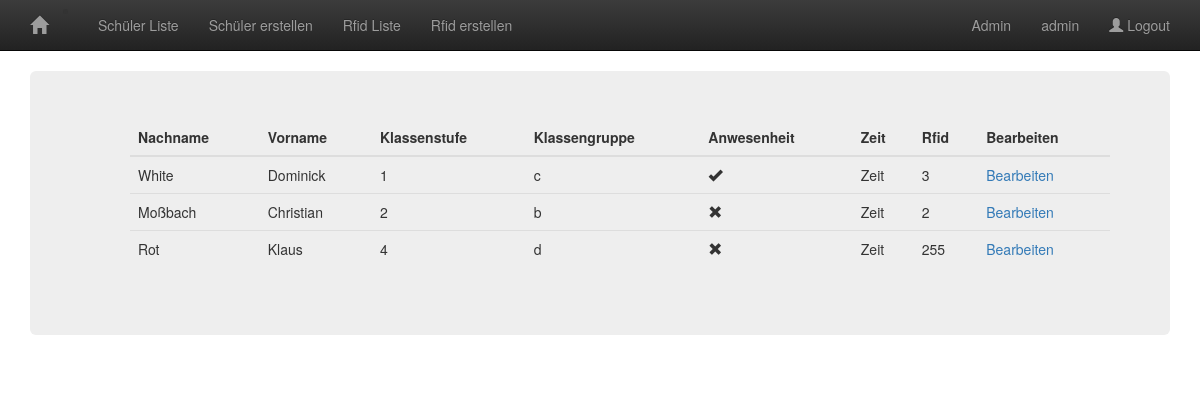
Screenshot of /schüler_liste (signed in) with the database file from the repository.
### anmelden/models.py (models this page shows, shortened)
class Schüler(models.Model):
    vorname = models.CharField(max_length=50)
    nachname = models.CharField(max_length=50)
    klassenstufe = models.IntegerField()
    klassengruppe = models.CharField(max_length=1)
    rfid = models.ForeignKey(Rfid)
    anwesend = models.BooleanField()

class Rfid(models.Model):
    rfid_nr = models.BigIntegerField()
    def __str__(self):
        return "{}".format(self.id)

### anmelden/templates/anmelden/schüler_liste.html (shortened to what this page needs)
<!DOCTYPE html>
{% extends "base.html" %}
{% load bootstrap3 %}
{% load staticfiles %}
{% block content %}
<ul>
  {% for schüler in schülers %}
    {% if forloop.first %}
      <table class="table table-hover">
        <thead>
          <th>Nachname</th>
          <th>Vorname</th>
          <th>Klassenstufe</th>
          <th>Klassengruppe</th>
          <th>Anwesenheit</th>
          <th>Zeit</th>
          <th>Rfid</th>
          <th>Bearbeiten</th>
        </thead>
        <tbody>
  {% endif %}
  <tr>
    <td>{{ schüler.nachname }}</td>
    <td>{{ schüler.vorname }}</td>
    <td>{{ schüler.klassenstufe }}</td>
    <td>{{ schüler.klassengruppe }}</td>
    <td>{% if schüler.anwesend %} <span class="glyphicon glyphicon-ok"></span>
       {% else %} <span class="glyphicon glyphicon-remove"></span> {% endif %}</td>
    <td>Zeit</td>
    <td>{{schüler.rfid}}</td>
    <td><a href="{% url 'anmelden:schüler_detail' pk=schüler.id %}">Bearbeiten</td>
  </tr>
  {% if forloop.last %}
  </tbody>
</table>
  {% endif %}
  {% endfor %}
{% endblock content %}

### templates/base.html (shortened to what this page needs)
<!DOCTYPE html> {% load staticfiles %}
<html lang="de">
<head>
  <link rel="stylesheet" href="{% static 'bootstrap/css/bootstrap.min.css' %}">
  <link rel="stylesheet" href="{% static 'bootstrap/css/bootstrap-theme.min.css' %}">
</head>
<body>
  <nav class="navbar navbar-inverse navbar-static-top">
    <div class="container">
      <div class="navbar-header">
        <li><a class="navbar-brand" href="{% url 'index' %}"><span class="glyphicon glyphicon-home"></span></a></li>
      </div>
      <div class="collapse navbar-collapse">
        <ul class="nav navbar-nav">
          <li><a href="{% url 'anmelden:schüler_list' %}">Schüler Liste</a></li>
          <li><a href="{% url 'anmelden:schüler_create' %}">Schüler erstellen</a></li>
          <li><a href="{% url 'anmelden:rfid_list' %}">Rfid Liste</a></li>
          <li><a href="{% url 'anmelden:rfid_create' %}">Rfid erstellen</a></li>
        </ul>
        <ul class="nav navbar-nav navbar-right">
          {% if user.is_superuser %}
          <li><a class="navbar-link" href="{% url 'admin:index' %}">Admin</a></li>
          {% endif %} {% if user.is_authenticated %}
          <li><a href="{% url 'account:user' %}">{{user.username}}</a></li>
          <li><a href="{% url 'account:logout' %}"><span class="glyphicon glyphicon-user"></span> Logout</a></li>
          {% else %}
          <li><a href="{% url 'account:login' %}"><span class="glyphicon glyphicon-user"></span> Login</a></li>
          {% endif %}
        </ul>
      </div>
    </div>
  </nav>
  <div class="container">
    <div class="jumbotron">
      {% block content %}{% endblock content %}
    </div>
  </div>
</body>
</html>

### rows the page displays
Schüler: shows "Nachname", nachname "White", vorname "Dominick", klassenstufe "1", klassengruppe "c", anwesend True (drawn), rfid "3"
Schüler: nachname "Moßbach", vorname "Christian", klassenstufe "2", klassengruppe "b", anwesend False (drawn), rfid "2"
Schüler: nachname "Rot", vorname "Klaus", klassenstufe "4", klassengruppe "d", anwesend False (drawn), rfid "255"

### other values shown
{{ user.username }} "admin"
